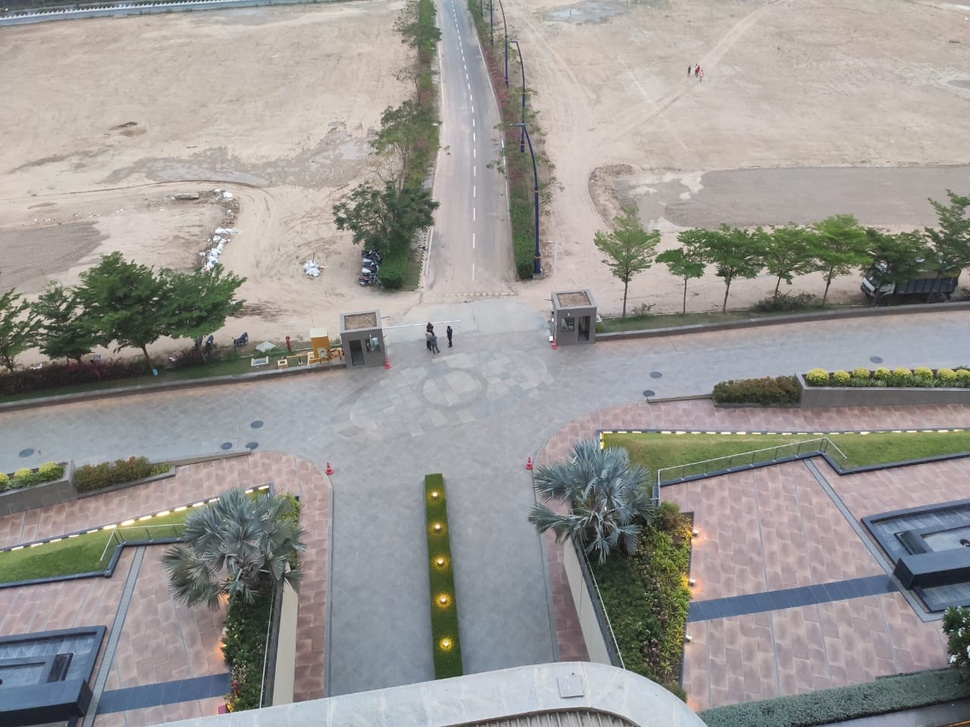
#> input picture pic1.jpeg, 970 x 727 px, shrunk from 1280 x 960 before the run
$ jupyter execute 'using canny pic1.ipynb'   (older library calls are emulated)
#> lines starting #> are read from the running program, lines starting #| are printed output that depends on the picture
#> further down, frame is the input picture: shape (727, 970, 3); mean B, G, R 147.6, 150.8, 153.2
[cell 1]
import numpy as np
import os
import cv2
import matplotlib.pyplot as plt

[cell 2]
# defining the canny detector function

# here weak_th and strong_th are thresholds for
# double thresholding step
def Canny_detector(img, weak_th = None, strong_th = None):

    # conversion of image to grayscale
    img = cv2.cvtColor(img, cv2.COLOR_BGR2GRAY)
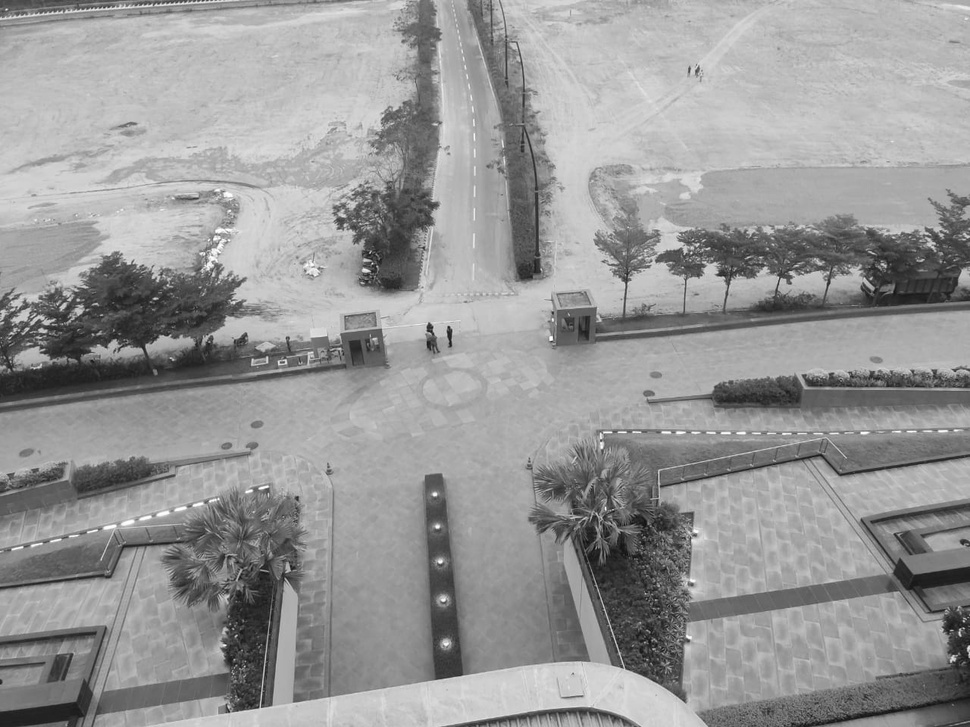
#> img: shape (727, 970); min 10, max 255, mean 151.2

    # Noise reduction step
    img = cv2.GaussianBlur(img, (5, 5), 1.4)

    # Calculating the gradients
    gx = cv2.Sobel(np.float32(img), cv2.CV_64F, 1, 0, 3)
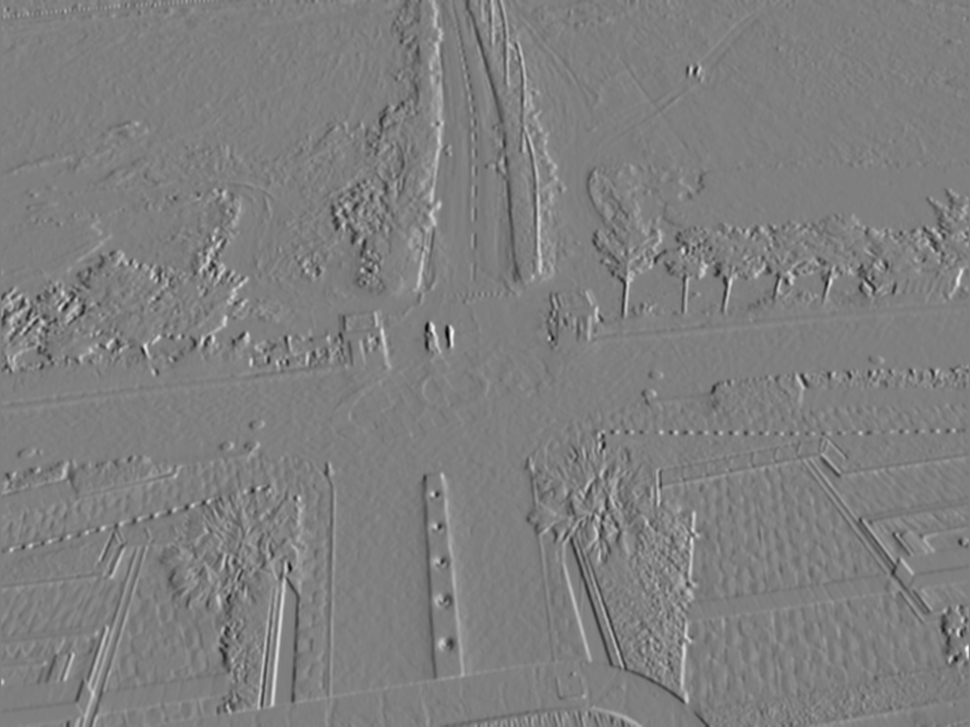
#> gx: shape (727, 970) float64; min -322, max 322, mean -0.1; drawn with min black and max white
    gy = cv2.Sobel(np.float32(img), cv2.CV_64F, 0, 1, 3)
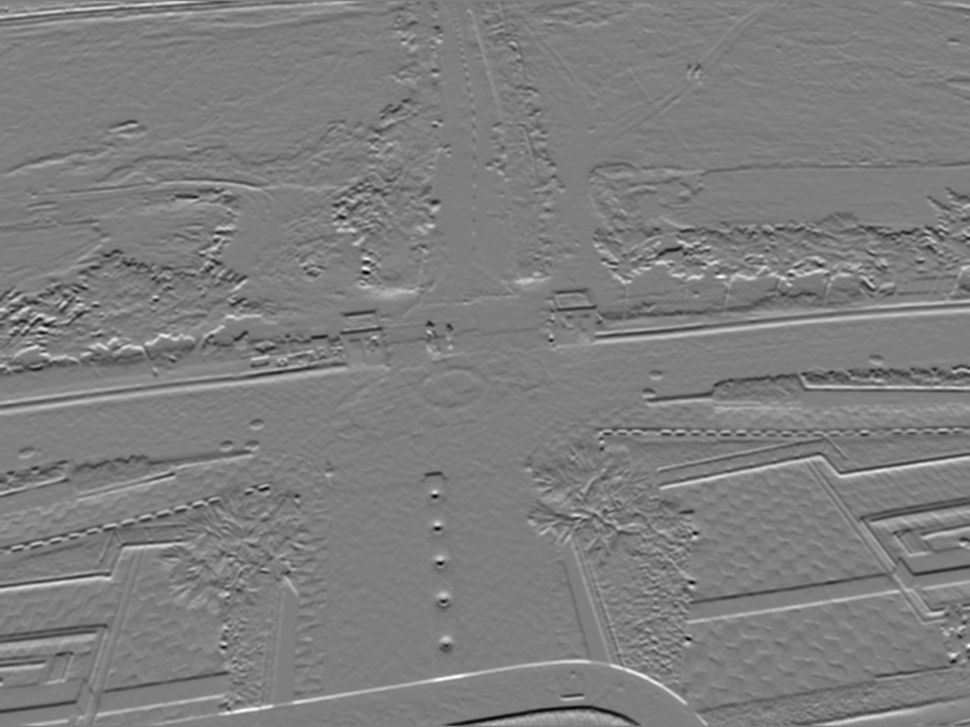
#> gy: shape (727, 970) float64; min -315, max 319, mean -0.1; drawn with min black and max white

    # Conversion of Cartesian coordinates to polar
    mag, ang = cv2.cartToPolar(gx, gy, angleInDegrees = True)
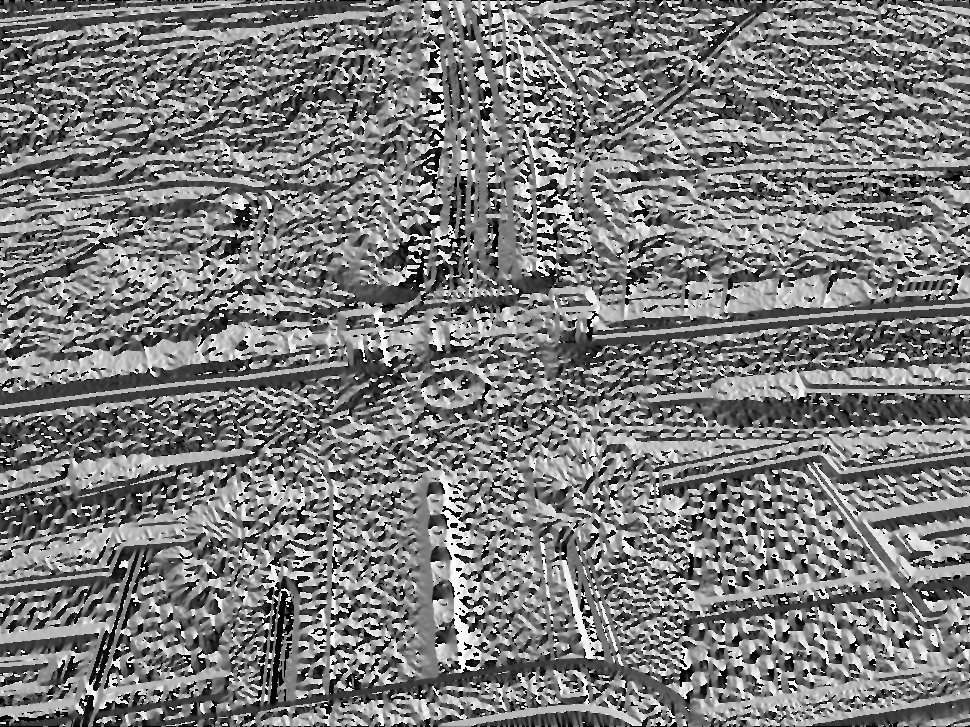
#> ang: shape (727, 970) float64; min 0, max 359.8, mean 175.2; drawn with min black and max white

    # setting the minimum and maximum thresholds
    # for double thresholding
    mag_max = np.max(mag)
#> mag_max = 330.9
    if not weak_th:weak_th = mag_max * 0.1
#> weak_th = 33.09
    if not strong_th:strong_th = mag_max * 0.5
#> strong_th = 165.5

    # getting the dimensions of the input image
    height, width = img.shape
#> height = 727; width = 970

    # Looping through every pixel of the grayscale
    # image
    for i_x in range(width):
        for i_y in range(height):

            grad_ang = ang[i_y, i_x]
            grad_ang = abs(grad_ang-180) if abs(grad_ang)>180 else abs(grad_ang)

            # selecting the neighbours of the target pixel
            # according to the gradient direction
            # In the x axis direction
            if grad_ang<= 22.5:
                neighb_1_x, neighb_1_y = i_x-1, i_y
                neighb_2_x, neighb_2_y = i_x + 1, i_y

            # top right (diagonal-1) direction
            elif grad_ang>22.5 and grad_ang<=(22.5 + 45):
                neighb_1_x, neighb_1_y = i_x-1, i_y-1
                neighb_2_x, neighb_2_y = i_x + 1, i_y + 1

            # In y-axis direction
            elif grad_ang>(22.5 + 45) and grad_ang<=(22.5 + 90):
                neighb_1_x, neighb_1_y = i_x, i_y-1
                neighb_2_x, neighb_2_y = i_x, i_y + 1

            # top left (diagonal-2) direction
            elif grad_ang>(22.5 + 90) and grad_ang<=(22.5 + 135):
                neighb_1_x, neighb_1_y = i_x-1, i_y + 1
                neighb_2_x, neighb_2_y = i_x + 1, i_y-1

            # Now it restarts the cycle
            elif grad_ang>(22.5 + 135) and grad_ang<=(22.5 + 180):
                neighb_1_x, neighb_1_y = i_x-1, i_y
                neighb_2_x, neighb_2_y = i_x + 1, i_y

            # Non-maximum suppression step
            if width>neighb_1_x>= 0 and height>neighb_1_y>= 0:
                if mag[i_y, i_x]<mag[neighb_1_y, neighb_1_x]:
                    mag[i_y, i_x]= 0
                    continue

            if width>neighb_2_x>= 0 and height>neighb_2_y>= 0:
                if mag[i_y, i_x]<mag[neighb_2_y, neighb_2_x]:
                    mag[i_y, i_x]= 0
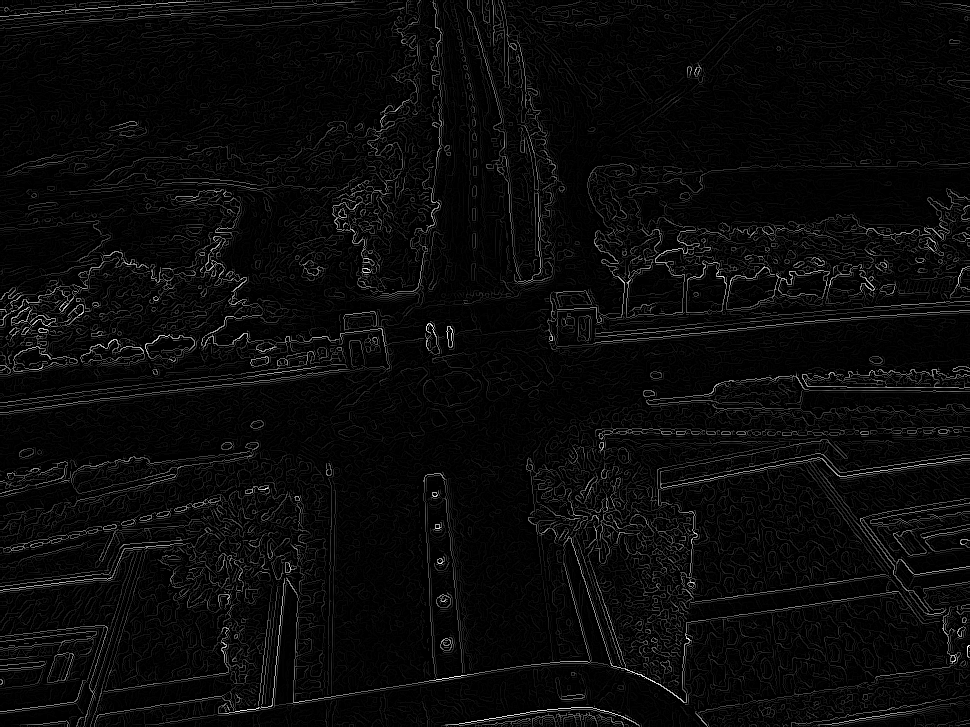
#> mag: shape (727, 970) float64; min 0, max 330.9, mean 13.2; drawn with min black and max white

    weak_ids = np.zeros_like(img)
    strong_ids = np.zeros_like(img)
    ids = np.zeros_like(img)

    # double thresholding step
    for i_x in range(width):
        for i_y in range(height):

            grad_mag = mag[i_y, i_x]

            if grad_mag<weak_th:
                mag[i_y, i_x]= 0
            elif strong_th>grad_mag>= weak_th:
                ids[i_y, i_x]= 1
            else:
                ids[i_y, i_x]= 2
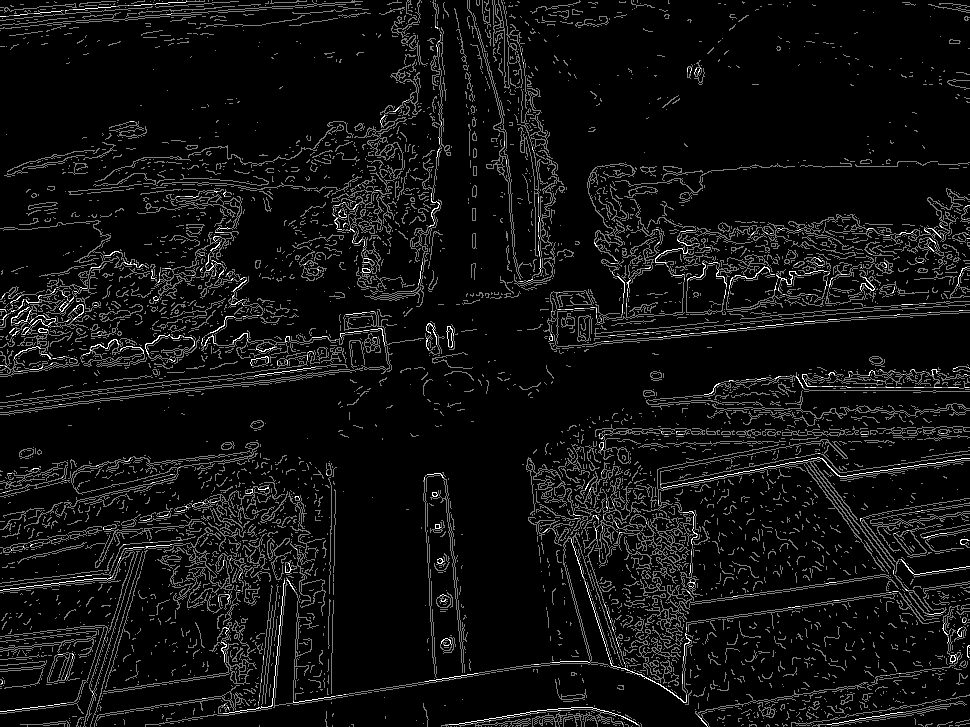
#> ids: shape (727, 970); min 0, max 2, mean 0.127; drawn with min black and max white


    # finally returning the magnitude of
    # gradients of edges
    return mag

frame = cv2.imread('pic1.jpeg')

# calling the designed function for
# finding edges
canny_img = Canny_detector(frame)

# Displaying the input and output image
plt.figure()
f, plots = plt.subplots(2, 1)
plots[0].imshow(frame)
plots[1].imshow(canny_img)
#> figure, not shown here; B, G, R data is drawn as R, G, B

$ run again, with pic2.jpeg copied over pic1.jpeg
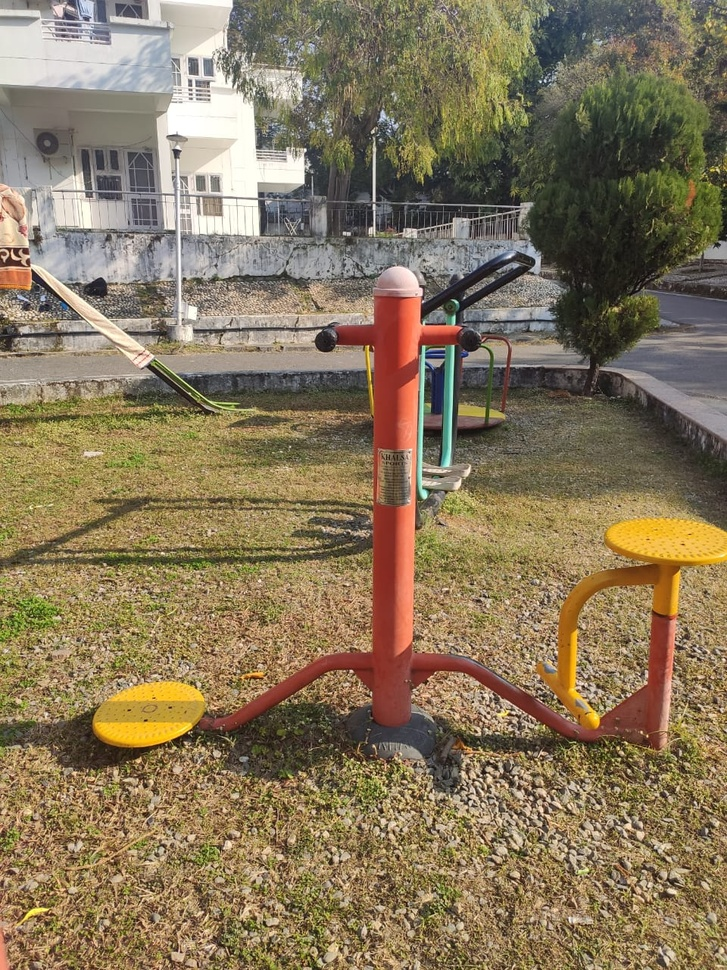
#> input picture pic2.jpeg, 727 x 970 px, shrunk from 960 x 1280 before the run
#> frame is the input picture: shape (970, 727, 3); mean B, G, R 91, 118.9, 135.1
#> in Canny_detector, `mag, ang = cv2.cartToPolar(gx, gy, angleInDegrees = True)`:
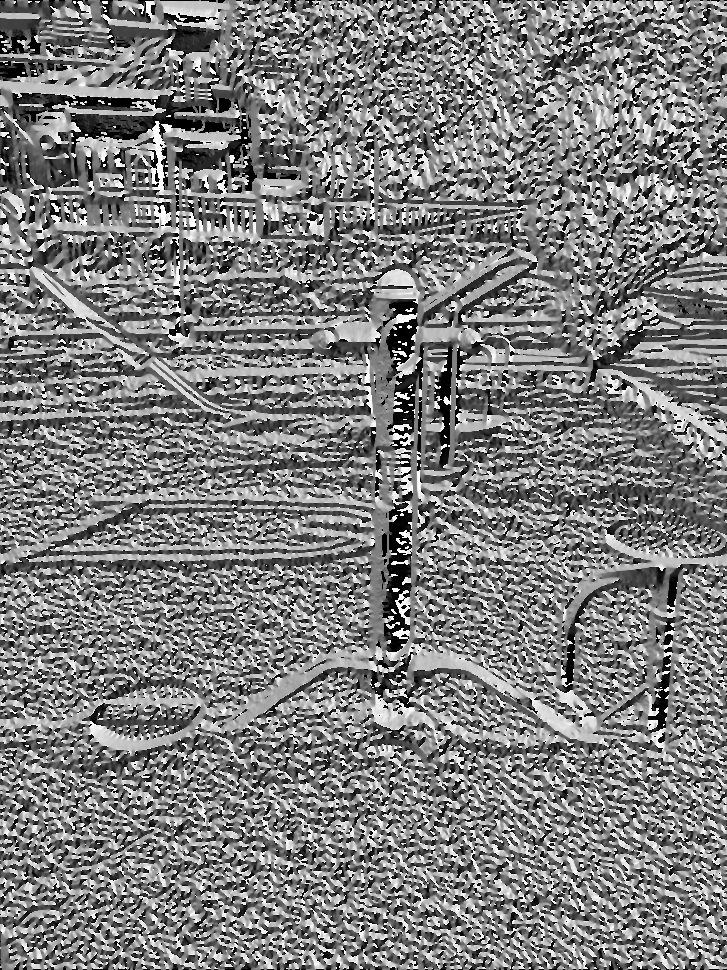
#> ang: shape (970, 727) float64; min 0, max 359.8, mean 178.3; drawn with min black and max white
#> mag_max = 427.1
#> weak_th = 42.71
#> strong_th = 213.5
#> after the loop in Canny_detector, `for i_x in range(width):`:
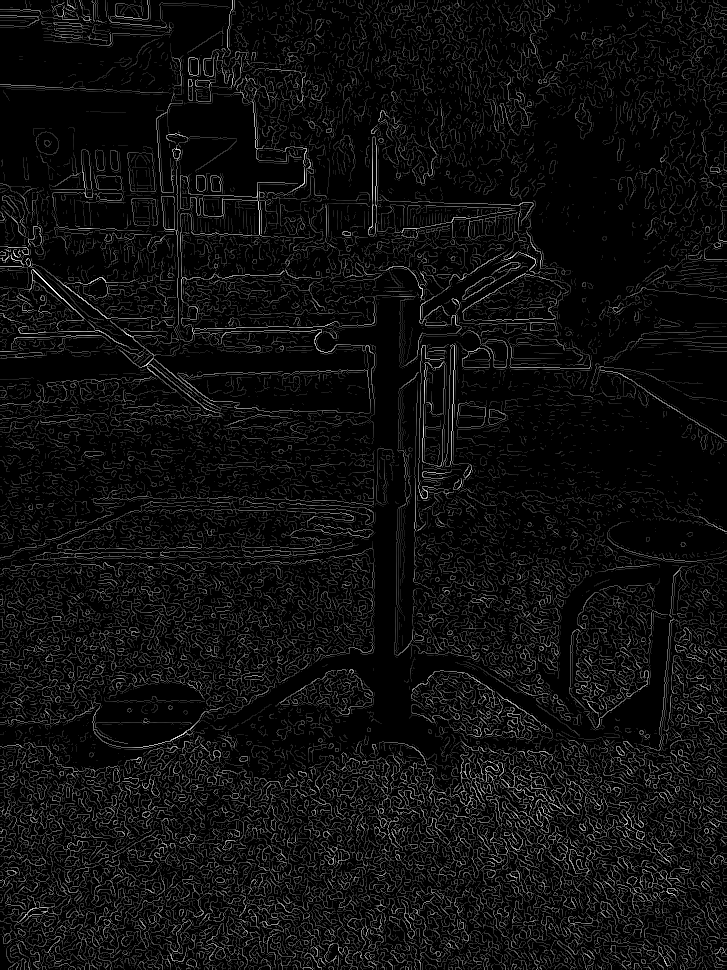
#> mag: shape (970, 727) float64; min 0, max 427.1, mean 24.4; drawn with min black and max white
